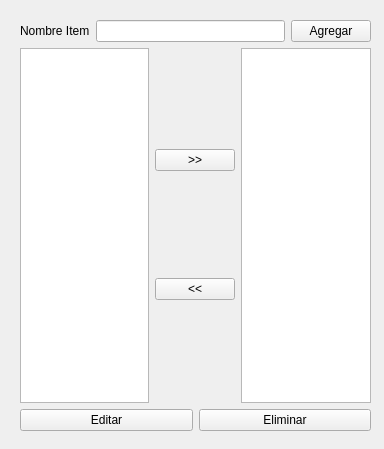
<?xml version="1.0" encoding="UTF-8"?>
<ui version="4.0">
 <class>MainWindow</class>
 <widget class="QMainWindow" name="MainWindow">
  <property name="geometry">
   <rect>
    <x>0</x>
    <y>0</y>
    <width>384</width>
    <height>449</height>
   </rect>
  </property>
  <property name="windowTitle">
   <string>MainWindow</string>
  </property>
  <widget class="QWidget" name="centralwidget">
   <widget class="QWidget" name="verticalLayoutWidget">
    <property name="geometry">
     <rect>
      <x>20</x>
      <y>20</y>
      <width>351</width>
      <height>411</height>
     </rect>
    </property>
    <layout class="QVBoxLayout" name="verticalLayout">
     <item>
      <layout class="QHBoxLayout" name="horizontalLayout">
       <item>
        <widget class="QLabel" name="lb_nombreitem">
         <property name="text">
          <string>Nombre Item</string>
         </property>
        </widget>
       </item>
       <item>
        <widget class="QLineEdit" name="nombre"/>
       </item>
       <item>
        <widget class="QPushButton" name="agregar">
         <property name="text">
          <string>Agregar</string>
         </property>
        </widget>
       </item>
      </layout>
     </item>
     <item>
      <layout class="QHBoxLayout" name="horizontalLayout_4">
       <item>
        <widget class="QListWidget" name="lista1"/>
       </item>
       <item>
        <layout class="QVBoxLayout" name="verticalLayout_2">
         <item>
          <widget class="QPushButton" name="btn_agregar">
           <property name="text">
            <string>&gt;&gt;</string>
           </property>
          </widget>
         </item>
         <item>
          <widget class="QPushButton" name="regresar">
           <property name="text">
            <string>&lt;&lt;</string>
           </property>
          </widget>
         </item>
        </layout>
       </item>
       <item>
        <widget class="QListWidget" name="lista2"/>
       </item>
      </layout>
     </item>
     <item>
      <layout class="QHBoxLayout" name="horizontalLayout_2">
       <item>
        <widget class="QPushButton" name="editar">
         <property name="text">
          <string>Editar</string>
         </property>
        </widget>
       </item>
       <item>
        <widget class="QPushButton" name="eliminar">
         <property name="text">
          <string>Eliminar</string>
         </property>
        </widget>
       </item>
      </layout>
     </item>
    </layout>
   </widget>
  </widget>
 </widget>
 <resources/>
 <connections/>
</ui>
